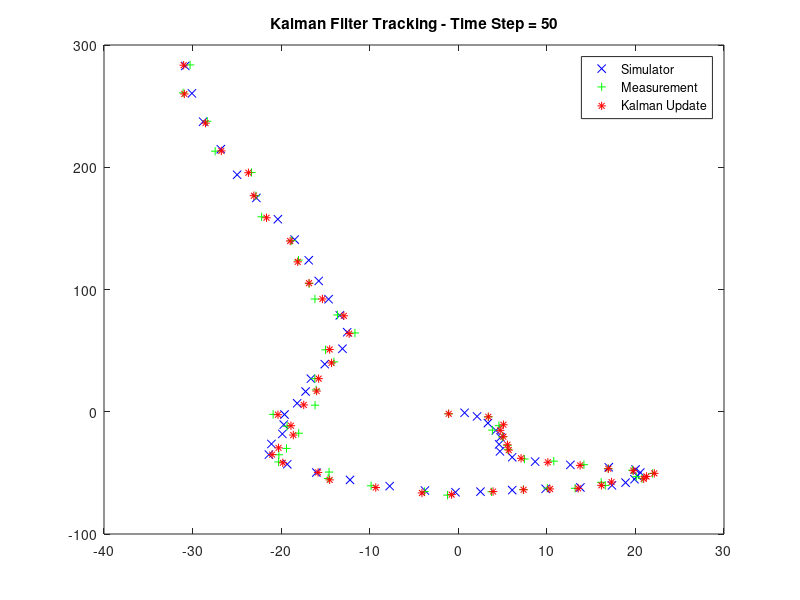

The MATLAB source for this figure:
% Lab 1  :  Particle Filter (MULTI SESNSOR FUSION AND TRACKING )
% Author :  Wajahat Akhtar, Yu Liu and Omair Khalid

%Lab 1 - Multi Sensor Fusion and Tracking
%Date - 02/10/2017
clear all
close all
%-------------------------
%Initialization
pause(3);
sigmaQ = 1.2;%std of the Process Noise
sigmaP = 1.2;%std of the Prior at iteration zero
sigmaR = 1.2;%std of the Observation Noise

deltaT = 1;

%State Transition Matrix
f = [1 deltaT;0 1];
F = [f zeros(2,2); zeros(2,2) f];

%Process Noise Covariance matrix
q = [(deltaT^4)/4 (deltaT^3)/2;(deltaT^3)/2 (deltaT^2)];
Q = sigmaQ^2.*[q zeros(2,2); zeros(2,2) q];

%Covariance of the Prior at iteration zero
P = 1000*eye(4,4);

%Mapping of the state on to the measurement space
H = [1 0 0 0; 0 0 1 0];

%Observation Noise Covariance matrix
R = (sigmaR^2).*[1 0;0 1];

%-------------------------
%Simulator

x0 = [0;0;0;0];
numP = 50;

for i = 1:numP

x = mvnrnd(F*x0,Q);
X(:,i) = x';
z = mvnrnd(H*x',R);
Z(:,i) = z';
x0 = x';
end

plot(X(1,:),X(3,:),'bx');
hold on;
plot(Z(1,:),Z(2,:),'g+');
hold on;
%-----------------------
pause(3);
X_new = [];
x0 = [10 20 0.23 49]';
for j=1:numP
   %Construction of Kalman Update
    m = F*x0;
    P = F*P*F' + Q;
    
    K = (P*H')*inv(H*P*H' +R);
    P_ = (eye(4,4) - K*H)*P;
    m_ = m + K*(Z(:,j) - H*m);
    
    %Update
    
    
    x0 = m_;  
    P = P_;
    %str = sprintf('Kalman Filter Tracking %j',variable);
    X_new = [X_new x0];
    
    plot(x0(1,:),x0(3,:),'r*');
    
    %title(str);
    legend('Simulator','Measurement', 'Kalman Update')
    title( ['Kalman Filter Tracking - Time Step = ' num2str( j )] )
    
    hold on;
    
    pause(0.25)


end


